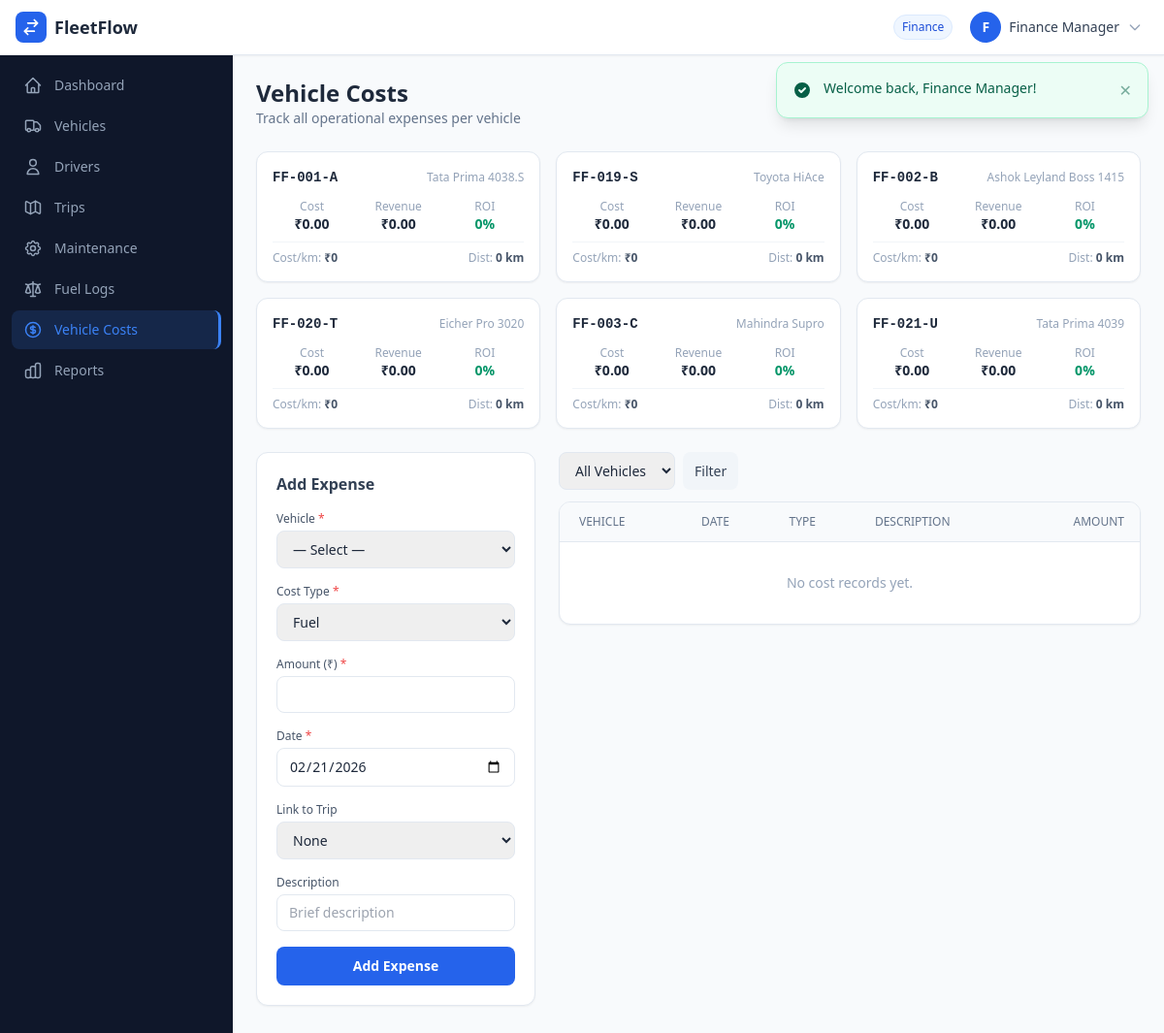
The page /vehicle_costs.php (signed in) on the database its author committed.
### tables this page shows
CREATE TABLE vehicles (
    id INT AUTO_INCREMENT PRIMARY KEY,
    license_plate VARCHAR(20) NOT NULL UNIQUE,
    make VARCHAR(50) NOT NULL,
    model VARCHAR(50) NOT NULL,
    year YEAR NOT NULL,
    type ENUM('Truck','Van','Car','Motorcycle','Bus','Other') NOT NULL DEFAULT 'Truck',
    max_capacity DECIMAL(10,2) NOT NULL COMMENT 'in kg',
    status ENUM('Available','On Trip','In Shop','Suspended') NOT NULL DEFAULT 'Available',
    odometer DECIMAL(10,2) DEFAULT 0 COMMENT 'in km',
    notes TEXT,
    created_at TIMESTAMP DEFAULT CURRENT_TIMESTAMP,
    updated_at TIMESTAMP DEFAULT CURRENT_TIMESTAMP ON UPDATE CURRENT_TIMESTAMP
);

### config.php (called while the page is built, shortened)
<?php
function e(string $str): string {
    return htmlspecialchars($str, ENT_QUOTES, 'UTF-8');
}
function formatCurrency(float $amount): string {
    return '₹' . number_format($amount, 2);
}

### vehicle_costs.php (the view, shortened to what this page needs)
<?php
$db = getDB();
$filter_vid = (int)($_GET['vehicle_id'] ?? 0);
$where  = $filter_vid ? "WHERE c.vehicle_id=:vid" : '';
$params = $filter_vid ? ['vid'=>$filter_vid] : [];
$costs  = $db->prepare("SELECT c.*, v.license_plate FROM vehicle_costs c JOIN vehicles v ON v.id=c.vehicle_id $where ORDER BY c.cost_date DESC, c.created_at DESC LIMIT 100");
$costs->execute($params);
$costs = $costs->fetchAll();
$summary = $db->query("
    SELECT v.id, v.license_plate, v.make, v.model,
        COALESCE(SUM(c.amount),0) as total_cost,
        COALESCE((SELECT SUM(revenue) FROM trips WHERE vehicle_id=v.id AND status='Completed'),0) as total_revenue,
        COALESCE((SELECT SUM(distance_km) FROM trips WHERE vehicle_id=v.id AND status='Completed'),0) as total_km
    FROM vehicles v
    LEFT JOIN vehicle_costs c ON c.vehicle_id=v.id
    GROUP BY v.id ORDER BY total_cost DESC
")->fetchAll();
include 'includes/header.php';
?>
<div class="mb-6">
    <h1 class="text-2xl font-bold text-slate-800">Vehicle Costs</h1>
    <p class="text-slate-500 text-sm">Track all operational expenses per vehicle</p>
</div>
<div class="grid grid-cols-1 sm:grid-cols-2 lg:grid-cols-3 gap-4 mb-6">
    <?php foreach(array_slice($summary,0,6) as $s):
        $roi = $s['total_cost'] > 0 ? round((($s['total_revenue'] - $s['total_cost']) / $s['total_cost'])*100,1) : 0;
        $cpm = $s['total_km'] > 0 ? round($s['total_cost']/$s['total_km'],2) : 0;
    ?>
    <div class="bg-white rounded-xl border border-slate-200 shadow-sm p-4">
        <div class="flex items-center justify-between mb-3">
            <span class="font-mono text-sm font-bold text-slate-800"><?= e($s['license_plate']) ?></span>
            <span class="text-xs text-slate-400"><?= e($s['make'].' '.$s['model']) ?></span>
        </div>
        <div class="grid grid-cols-3 gap-2 text-center">
            <div>
                <p class="text-xs text-slate-400">Cost</p>
                <p class="font-semibold text-slate-800 text-sm"><?= formatCurrency((float)$s['total_cost']) ?></p>
            </div>
            <div>
                <p class="text-xs text-slate-400">Revenue</p>
                <p class="font-semibold text-slate-800 text-sm"><?= formatCurrency((float)$s['total_revenue']) ?></p>
            </div>
            <div>
                <p class="text-xs text-slate-400">ROI</p>
                <p class="font-semibold text-sm <?= $roi >= 0 ? 'text-emerald-600' : 'text-red-600' ?>"><?= $roi ?>%</p>
            </div>
        </div>
        <div class="mt-2 pt-2 border-t border-slate-100 flex justify-between text-xs text-slate-400">
            <span>Cost/km: <strong class="text-slate-600">₹<?= $cpm ?></strong></span>
            <span>Dist: <strong class="text-slate-600"><?= number_format($s['total_km'],0) ?> km</strong></span>
        </div>
    </div>
    <?php endforeach; ?>
</div>
<div class="grid lg:grid-cols-3 gap-6">
    <div class="bg-white rounded-xl border border-slate-200 shadow-sm p-5">
        <h2 class="font-semibold text-slate-700 mb-4">Add Expense</h2>
        <form method="POST" class="space-y-4">
            <div>
                <label class="block text-xs font-medium text-slate-600 mb-1">Vehicle <span class="text-red-500">*</span></label>
                <select name="vehicle_id" class="w-full px-3 py-2 border border-slate-200 rounded-lg text-sm focus:outline-none focus:ring-2 focus:ring-blue-500" required>
                    <option value="">— Select —</option>
                </select>
            </div>
            <div>
                <label class="block text-xs font-medium text-slate-600 mb-1">Cost Type <span class="text-red-500">*</span></label>
                <select name="cost_type" class="w-full px-3 py-2 border border-slate-200 rounded-lg text-sm focus:outline-none focus:ring-2 focus:ring-blue-500">
                    <?php foreach(['Fuel','Maintenance','Insurance','Registration','Toll','Driver Pay','Misc'] as $ct): ?>
                    <option><?=$ct?></option>
                    <?php endforeach; ?>
                </select>
            </div>
            <div>
                <label class="block text-xs font-medium text-slate-600 mb-1">Amount (₹) <span class="text-red-500">*</span></label>
                <input type="number" name="amount" min="0.01" step="0.01" required
                       class="w-full px-3 py-2 border border-slate-200 rounded-lg text-sm focus:outline-none focus:ring-2 focus:ring-blue-500">
            </div>
            <div>
                <label class="block text-xs font-medium text-slate-600 mb-1">Date <span class="text-red-500">*</span></label>
                <input type="date" name="cost_date" value="<?= date('Y-m-d') ?>"
                       class="w-full px-3 py-2 border border-slate-200 rounded-lg text-sm focus:outline-none focus:ring-2 focus:ring-blue-500" required>
            </div>
            <div>
                <label class="block text-xs font-medium text-slate-600 mb-1">Link to Trip</label>
                <select name="trip_id" class="w-full px-3 py-2 border border-slate-200 rounded-lg text-sm focus:outline-none focus:ring-2 focus:ring-blue-500">
                    <option value="">None</option>
                </select>
            </div>
            <div>
                <label class="block text-xs font-medium text-slate-600 mb-1">Description</label>
                <input type="text" name="description"
                       class="w-full px-3 py-2 border border-slate-200 rounded-lg text-sm focus:outline-none focus:ring-2 focus:ring-blue-500"
                       placeholder="Brief description">
            </div>
            <button type="submit" class="w-full py-2.5 bg-blue-600 hover:bg-blue-700 text-white rounded-lg text-sm font-semibold transition">Add Expense</button>
        </form>
    </div>
    <div class="lg:col-span-2">
        <div class="flex items-center gap-3 mb-3">
            <form method="GET" class="flex gap-2">
                <select name="vehicle_id" class="px-3 py-2 border border-slate-200 rounded-lg text-sm focus:outline-none focus:ring-2 focus:ring-blue-500">
                    <option value="">All Vehicles</option>
                </select>
                <button type="submit" class="px-3 py-2 bg-slate-100 text-slate-700 rounded-lg text-sm hover:bg-slate-200 transition">Filter</button>
            </form>
        </div>
        <div class="bg-white rounded-xl border border-slate-200 shadow-sm overflow-hidden">
            <div class="overflow-x-auto">
                <table class="w-full text-sm">
                    <thead class="bg-slate-50 border-b border-slate-200">
                        <tr class="text-xs uppercase text-slate-500">
                            <th class="text-left px-5 py-3 font-medium">Vehicle</th>
                            <th class="text-left px-4 py-3 font-medium">Date</th>
                            <th class="text-left px-4 py-3 font-medium">Type</th>
                            <th class="text-left px-4 py-3 font-medium">Description</th>
                            <th class="text-right px-4 py-3 font-medium">Amount</th>
                        </tr>
                    </thead>
                    <tbody class="divide-y divide-slate-100">
                        <?php if(empty($costs)): ?>
                        <tr><td colspan="5" class="text-center py-8 text-slate-400 text-sm">No cost records yet.</td></tr>
                        <?php endif; ?>
                    </tbody>
                </table>
            </div>
        </div>
    </div>
</div>
<?php include 'includes/footer.php'; ?>

### rows shown on the page
vehicles: license_plate "FF-001-A", make+model "Tata Prima 4038.S", total_cost "₹0.00", total_revenue "₹0.00", roi "0", cpm "0", total_km "0"
vehicles: license_plate "FF-019-S", make+model "Toyota HiAce", total_cost "₹0.00", total_revenue "₹0.00", roi "0", cpm "0", total_km "0"
vehicles: license_plate "FF-002-B", make+model "Ashok Leyland Boss 1415", total_cost "₹0.00", total_revenue "₹0.00", roi "0", cpm "0", total_km "0"
vehicles: license_plate "FF-020-T", make+model "Eicher Pro 3020", total_cost "₹0.00", total_revenue "₹0.00", roi "0", cpm "0", total_km "0"
vehicles: license_plate "FF-003-C", make+model "Mahindra Supro", total_cost "₹0.00", total_revenue "₹0.00", roi "0", cpm "0", total_km "0"
vehicles: license_plate "FF-021-U", make+model "Tata Prima 4039", total_cost "₹0.00", total_revenue "₹0.00", roi "0", cpm "0", total_km "0"

### other values the page prints
$user['role'] "Finance"
substr($user['name'] ?? 'U', 0, 1) "F"
$user['name'] "Finance Manager"
$item['label'] "Dashboard"
$item['label'] "Vehicles"
$item['label'] "Drivers"
$item['label'] "Trips"
$item['label'] "Maintenance"
$item['label'] "Fuel Logs"
$item['label'] "Vehicle Costs"
$item['label'] "Reports"
$flash['message'] "Welcome back, Finance Manager!"
form field cost_type "Fuel"
